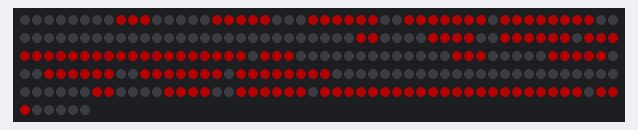
A sketch run on a simulated Arduino Uno, built with avr-gcc and run on an emulated ATmega328P. Parts: 256 RGB LEDs in strip order, left to right, continuing on the next row. Dim RGB values are drawn brighter than linear.

Above: at 0.03 s.
At 4.75 s:
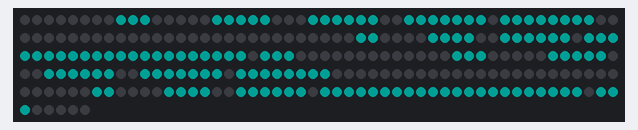
At 9.64 s:
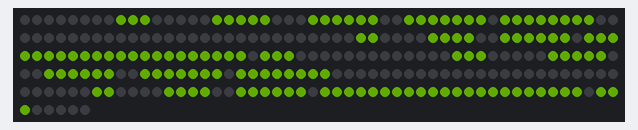
At 19.9 s:
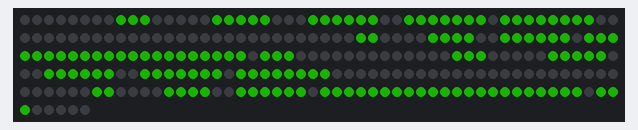
At 30.33 s:
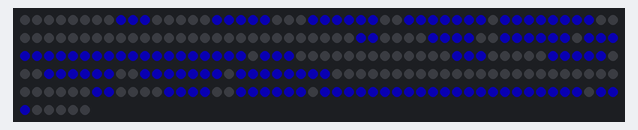
At 39.8 s:
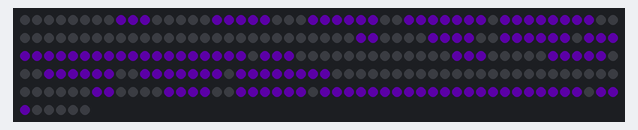

The sketch:

10_ws2812_example.ino
```cpp
#include <FastLED.h>

#define DATAPIN 9
#define NUMPANELS 4

int NumLEDs = NUMPANELS * 64;
CRGB* LED_Data;
int Brightness = 125;  // 0-255

void setup() {
  // put your setup code here, to run once:

  LED_Data = new CRGB[NumLEDs];
  FastLED.addLeds<NEOPIXEL, DATAPIN>(LED_Data, NumLEDs);
}

void loop() {
  // put your main code here, to run repeatedly:
  // SimpleExample();
  FaceExample();
}


void SimpleExample() {
  // Cycles through all LEDs, one at a time, changing colour slightly for each one

  // Reset LEDs
  for (int i = 0; i < NumLEDs; i++)
    LED_Data[i] = CRGB::Black;

  // Set data
  int index = ((millis() / 100) % NumLEDs);
  LED_Data[index] = CHSV((20 * index) % 255, 255, Brightness);

  // Render LEDs
  FastLED.show();
}


byte Protogen[8] = {
  B00000110,
  B00001001,
  B00000000,
  B00000000,
  B11000000,
  B00000011,
  B00011100,
  B01100000,
};

byte Eyes[2][8] = {
  { B00000000, B00000011, B00001111, B00111111, B01111111, B11111111, B11111110, B11100000 },  //
  { B00000000, B11100000, B11111000, B11111100, B11111110, B11111111, B00000000, B00000000 }
};


void FaceExample() {
  // Renders a protogen face

  // Set data
  int hue = ((millis() / 50) * 15) % 255;

  for (int i = 0; i < NumLEDs; i++) {
    int row = (i / 8) % 8;
    int col = i % 8;
    int eye = 1 - ((i / 64) % 2);
    bool enabled = (Eyes[eye][row] & (1 << (7 - col))) > 0;

    if (enabled)
      LED_Data[i] = CHSV(hue, 255, Brightness);
    else
      LED_Data[i] = CRGB::Black;
  }

  // Render LEDs
  FastLED.show();
}
```
